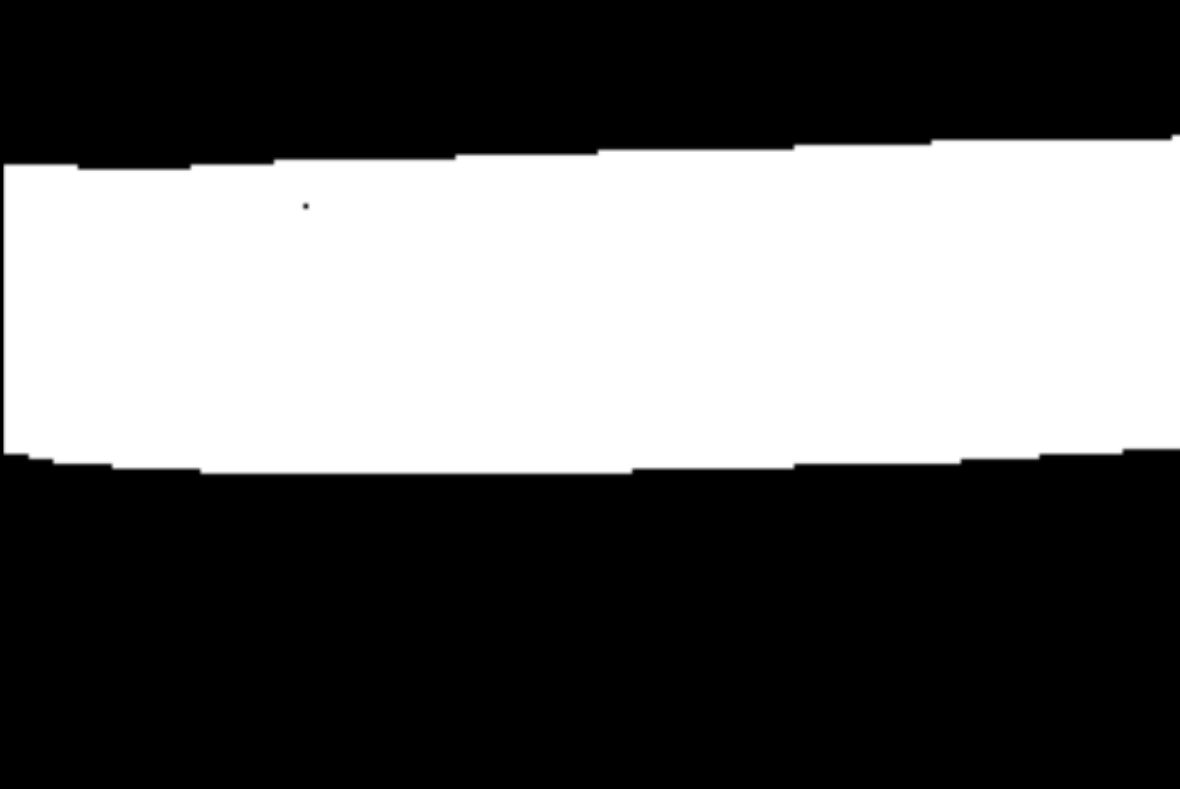
#> input picture test_img.png, 1180 x 789 px
$ python connectedcomponentstest.py
#> lines starting #> are read from the running program, lines starting #| are printed output that depends on the picture; after the words box and inside, x2 and y2 are one past the last pixel; in counts of white or black regions, pixels touching at a corner belong together
import cv2
import matplotlib.pyplot as plt


def main():
    img = cv2.imread("test_img.png", cv2.IMREAD_GRAYSCALE)
#> img is the input picture: shape (789, 1180); min 0, max 255, mean 100.9

    # Visualize original image
    plt.figure(figsize=(10, 8))
    plt.subplot(2, 2, 1)
    plt.imshow(img, cmap='gray')
    plt.title("1) Original Image")
    plt.axis('off')

    # ------------------------------------------------
    # 2. Color Inversion
    # ------------------------------------------------
    des = cv2.bitwise_not(img)
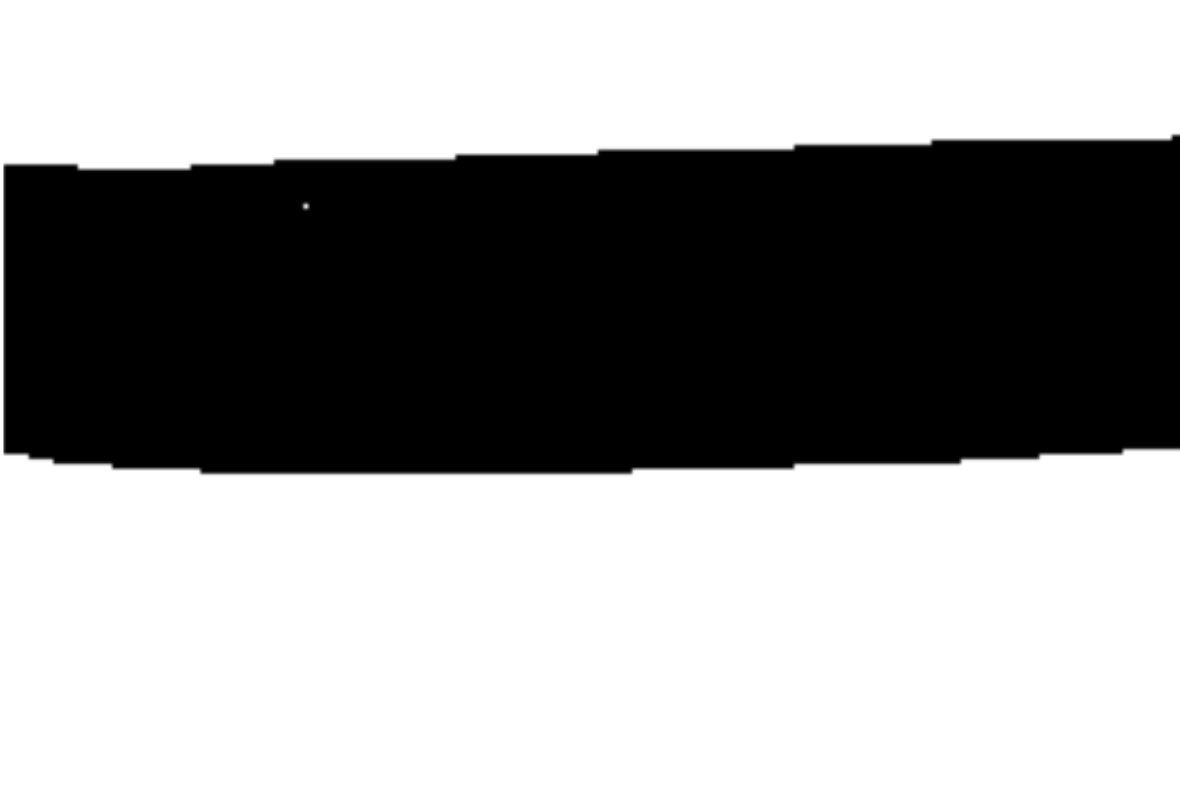
#> des: shape (789, 1180); min 0, max 255, mean 154.1

    plt.subplot(2, 2, 2)
    plt.imshow(des, cmap='gray')
    plt.title("2) Inverted Image")
    plt.axis('off')

    # -----------------------------------------
    # 3. Find Contours
    # -----------------------------------------
    contour, hier = cv2.findContours(des, cv2.RETR_CCOMP, cv2.CHAIN_APPROX_SIMPLE)
#> contour = 2 contours; box (x1, y1, x2, y2) and area: (0, 0, 1180, 789) 568184, (300, 201, 312, 211) 97
    contourplot = cv2.drawContours(img, contour, 0, (0, 255, 0), 5)


    plt.subplot(2, 2, 3)
    plt.imshow(contourplot, cmap='gray')
    plt.title(f"3) Labeled Contours\n(num_labels = {len(contour)})")
    plt.axis('off')

    # -----------------------------------------
    # 4. Clean Image
    # -----------------------------------------
    cv2.drawContours(des, contour, 0, (0, 255, 0), -1)
#> des: shape (789, 1180); 0.01% of pixels changed, all inside (x1, y1, x2, y2) = (300, 201, 312, 211)
    gray = cv2.bitwise_not(des) # invert back

    plt.subplot(2, 2, 4)
    plt.imshow(gray, cmap='gray')
    plt.title("4) Cleaned Image")
    plt.axis('off')

    plt.tight_layout()
    plt.show()
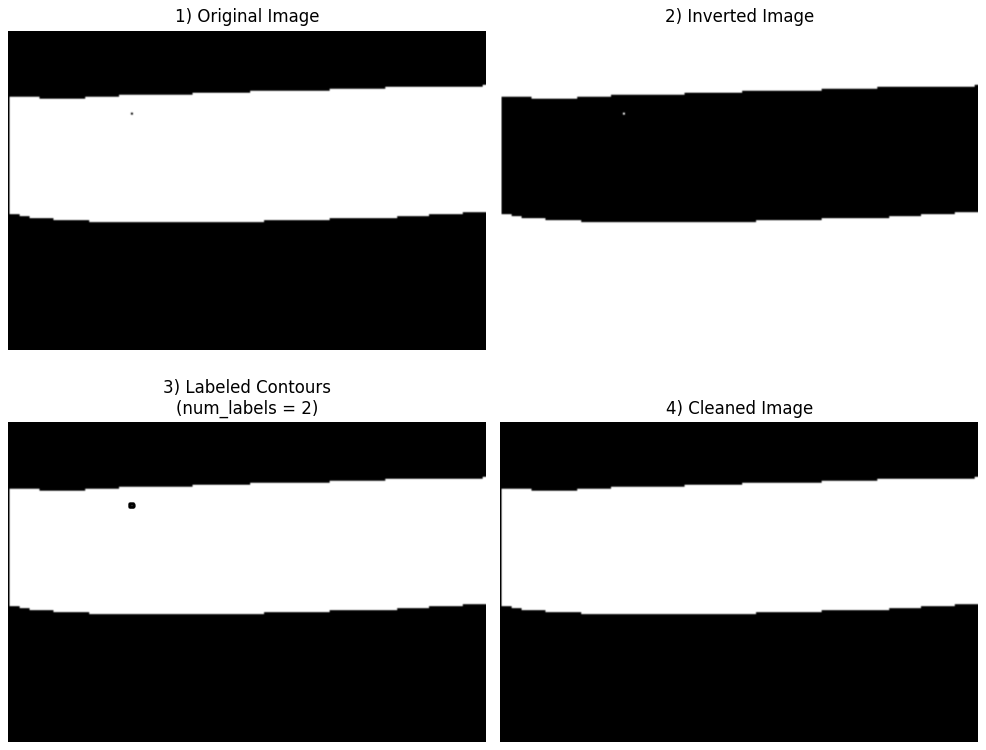
#> figure drawn by matplotlib, 4 panels


if __name__ == "__main__":
    main()
